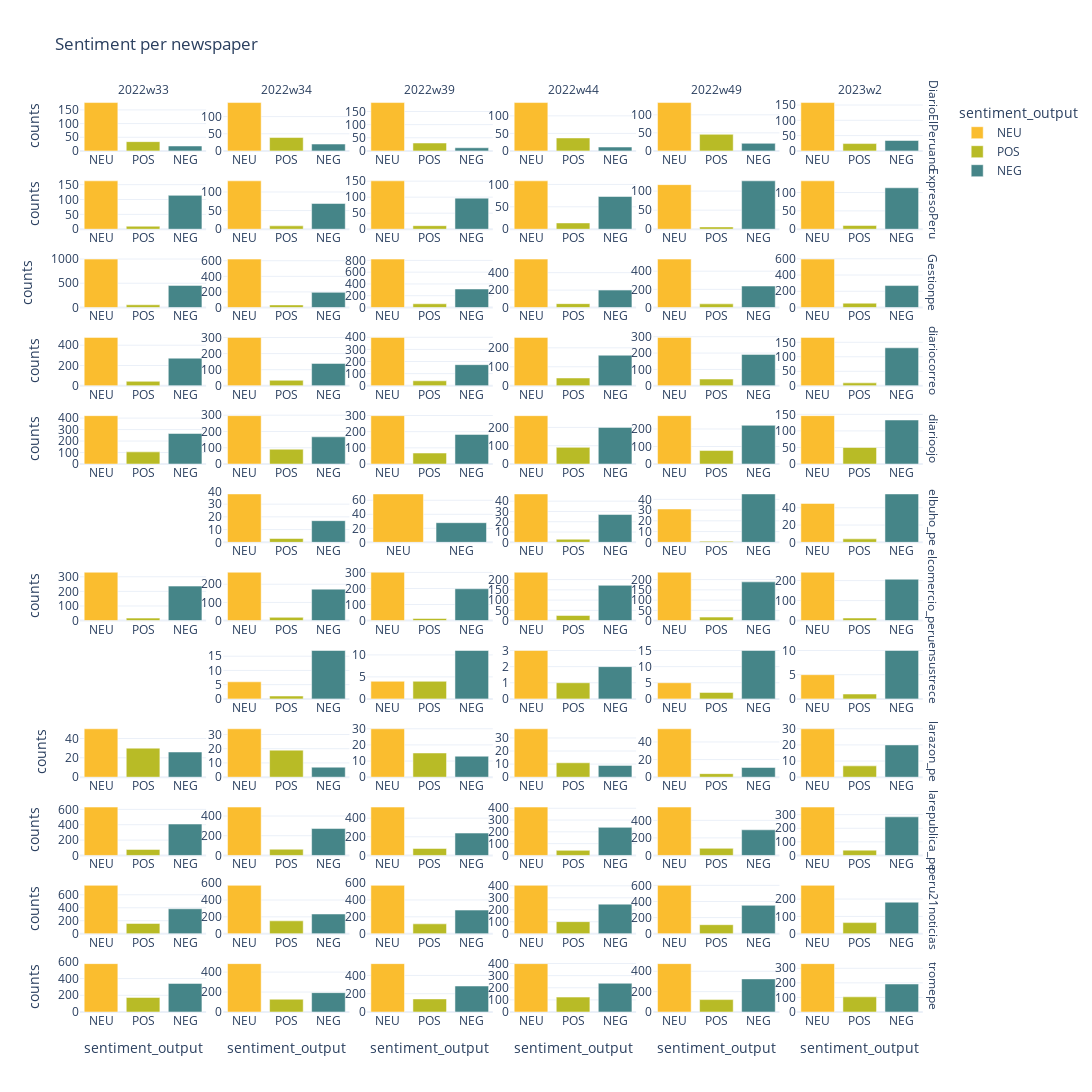

This figure's notebook cell:
### Code cell
fig = px.bar(
    sentiment_counts,
    x="sentiment_output",
    y="counts",
    facet_row="newspaper",
    facet_col="year_week",
    color="sentiment_output",
    color_discrete_sequence=gruvbox_colors,
    title="Sentiment per newspaper",
    height=2100,
    width=1600
    )

fig.for_each_annotation(lambda a: a.update(text=f"{a.text.split('=')[-1]}"))
fig.update_xaxes(matches=None, showticklabels=True)
fig.update_yaxes(matches=None, showticklabels=True)

fig.write_html(f"{BASE_DIR}/reports/sentiment_bar-{TIME_STAMPS[0]}-{TIME_STAMPS[-1]}.html")

fig.show()
